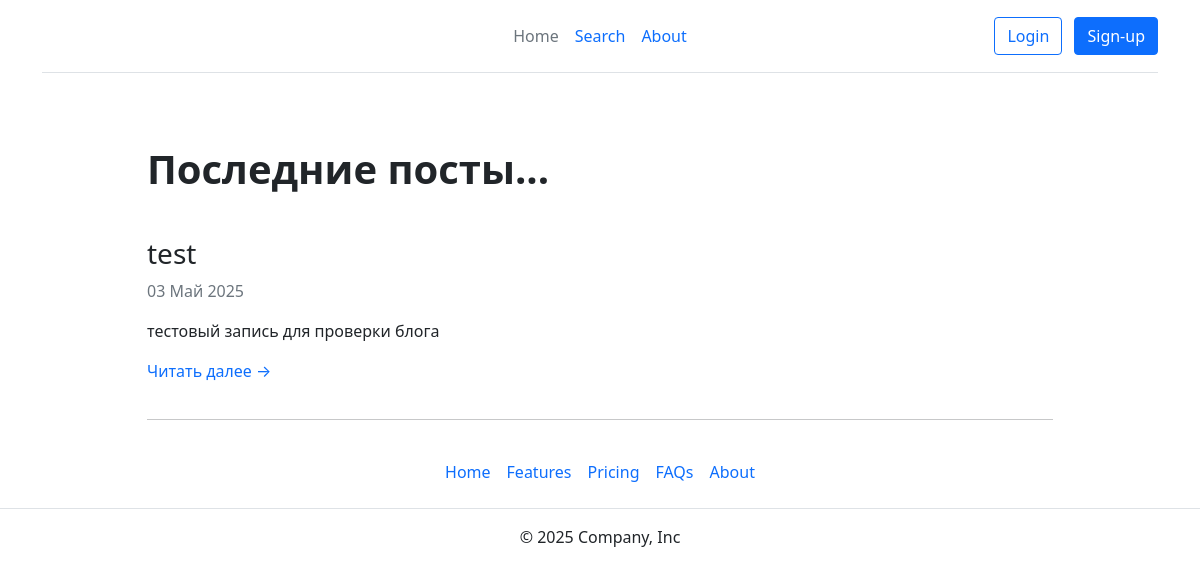
/, run on an earlier commit of the app's database.
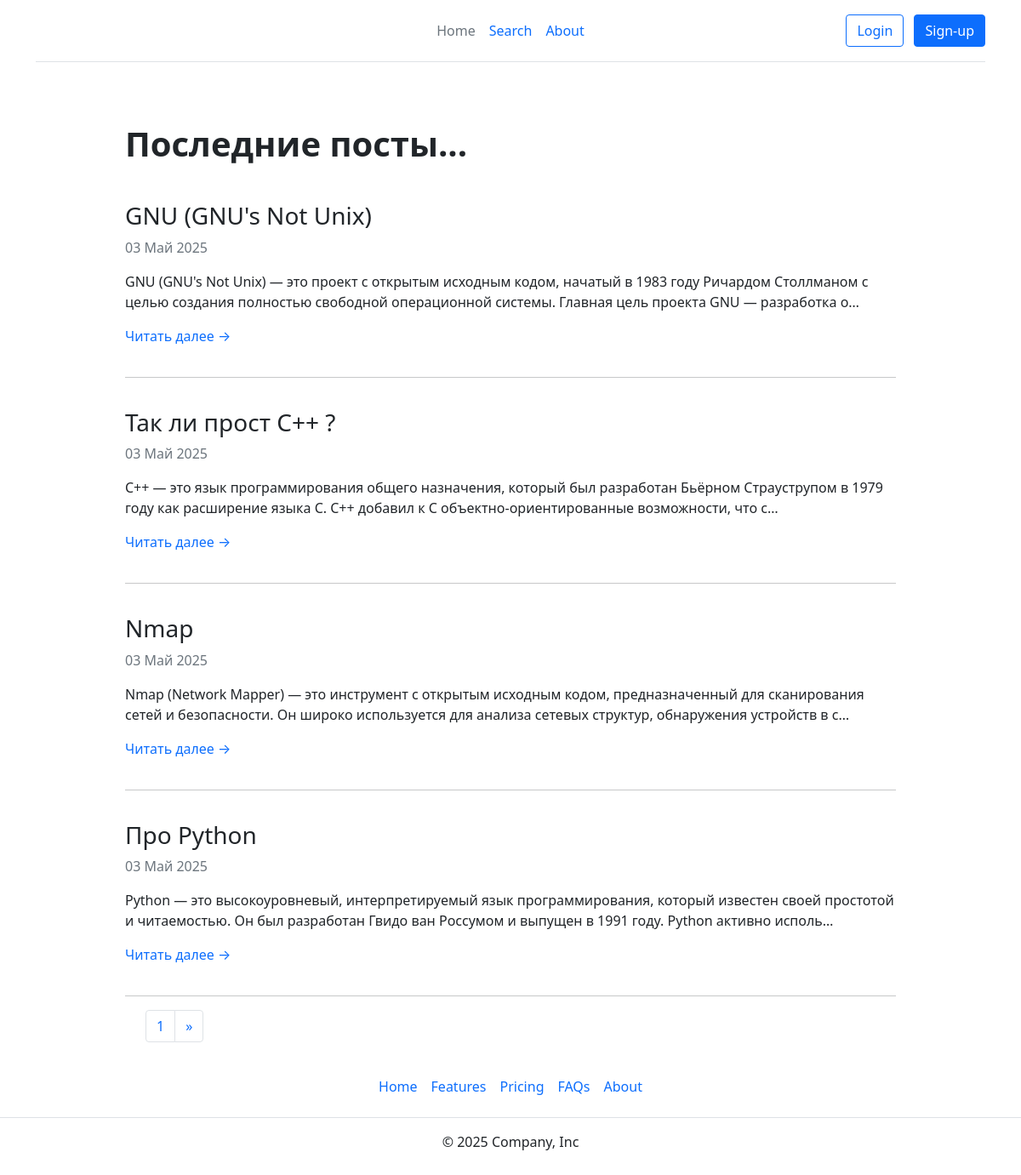
And on a later commit of the database.
### blog/models.py (models this page shows, shortened)
class Post(models.Model):
    title = models.CharField(max_length=200)
    slug = models.SlugField(max_length=200, unique=True, blank=True)
    body = RichTextUploadingField()
    created_at = models.DateTimeField(auto_now=True)
    published = models.BooleanField(default=True)
    author = models.ForeignKey(User, on_delete=models.CASCADE)
    tags = models.ManyToManyField(Tag, blank=True)
    class Meta:
        ordering = ['-created_at']
    def __str__(self):
        return self.title
    def get_absolute_url(self):
        return reverse('post_detail', args=[self.slug])

### blog/views.py (the view)
# urls.py: path('', PostListView.as_view(), name='post_list'),
class PostListView(ListView):
    model = Post
    template_name='blog/post_list.html'
    context_object_name = 'posts'
    paginate_by = 4
    def get_queryset(self):
        return Post.objects.filter(published=True)

### templates/blog/post_list.html (shortened to what this page needs)
{% extends 'base.html' %}
{% block content %}
<div class="container">
    <div class="container mt-5">
        <div class="row justify-content-center">
            <div class="col-lg-10">
                <header class="mb-4">
                    <h1 class="fw-bold">Последние посты...</h1>
                </header>
                {% for post in posts %}
                <div class="post-preview post-custom-list">
                    <h3>{{ post|safe }}</h3>
                    <p class="text-muted">{{post.created_at|date:"d M Y"}}</p>
                    <p>{{ post.body|truncatechars:200|safe }}</p>
                    <a href="{{post.get_absolute_url}}" class="read-more-btn">Читать далее &rarr;</a>
                </div>
                <hr>
                {% empty %}
                <h3>Нет постов..</h3>
                {% endfor %}
                <div class="container">
                    {% if is_paginated %}
                    <nav aria-label="Page navigation example">
                        <ul class="pagination">
                            <li class="page-item"><a class="page-link" href="#">{{ page_obj.number }}</a></li>
                            {% if page_obj.has_next %}
                            <li class="page-item">
                                <a class="page-link" href="?page={{ page_obj.next_page_number }}" aria-label="Next">
                                    <span aria-hidden="true">&raquo;</span>
                                </a>
                            </li>
                            {% endif %}
                        </ul>
                    </nav>
                    {% endif %}
                </div>
            </div>
        </div>
    </div>
</div>
{% endblock %}

What changed in the data, as far as the page shows it:
no longer on this page (row unchanged): Post: title "test", created_at "03 Май 2025", body "тестовый запись для проверки блога"
added Post: title "GNU (GNU's Not Unix)", created_at "03 Май 2025", body "GNU (GNU's Not Unix) — это проект с открытым исходным кодом, начатый в 1983 году Ричардом Столлманом с целью создания полностью свободной операционной системы. Главная цель проекта GNU — разработка о…"
added Post: title "Так ли прост C++ ?", created_at "03 Май 2025", body "C++ — это язык программирования общего назначения, который был разработан Бьёрном Страуструпом в 1979 году как расширение языка C. C++ добавил к C объектно-ориентированные возможности, что с…"
added Post: title "Nmap", created_at "03 Май 2025", body "Nmap (Network Mapper) — это инструмент с открытым исходным кодом, предназначенный для сканирования сетей и безопасности. Он широко используется для анализа сетевых структур, обнаружения устройств в с…"
added Post: title "Про Python", created_at "03 Май 2025", body "Python — это высокоуровневый, интерпретируемый язык программирования, который известен своей простотой и читаемостью. Он был разработан Гвидо ван Россумом и выпущен в 1991 году. Python активно исполь…"
Also different on the page:
{{ page_obj.number }}: (not shown) → "1"
